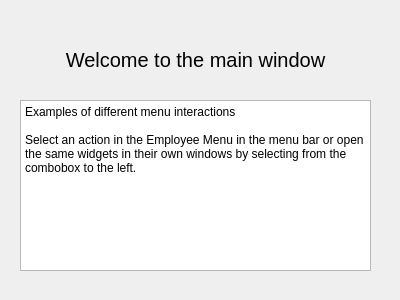
<?xml version="1.0" encoding="UTF-8"?>
<ui version="4.0">
 <class>Form</class>
 <widget class="QWidget" name="Form">
  <property name="geometry">
   <rect>
    <x>0</x>
    <y>0</y>
    <width>400</width>
    <height>300</height>
   </rect>
  </property>
  <property name="windowTitle">
   <string>Form</string>
  </property>
  <widget class="QLabel" name="label">
   <property name="geometry">
    <rect>
     <x>60</x>
     <y>50</y>
     <width>271</width>
     <height>20</height>
    </rect>
   </property>
   <property name="font">
    <font>
     <pointsize>15</pointsize>
    </font>
   </property>
   <property name="text">
    <string>Welcome to the main window</string>
   </property>
   <property name="alignment">
    <set>Qt::AlignCenter</set>
   </property>
  </widget>
  <widget class="QPlainTextEdit" name="plainTextEdit">
   <property name="geometry">
    <rect>
     <x>20</x>
     <y>100</y>
     <width>351</width>
     <height>171</height>
    </rect>
   </property>
   <property name="plainText">
    <string>Examples of different menu interactions

Select an action in the Employee Menu in the menu bar or open the same widgets in their own windows by selecting from the combobox to the left.
</string>
   </property>
  </widget>
 </widget>
 <resources/>
 <connections/>
</ui>
